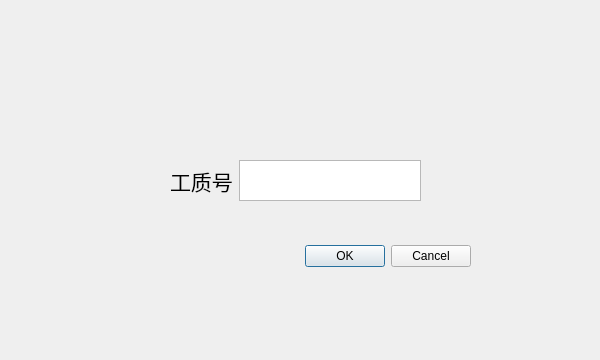
<?xml version="1.0" encoding="UTF-8"?>
<ui version="4.0">
 <class>TeacherSigninDialog</class>
 <widget class="QDialog" name="TeacherSigninDialog">
  <property name="geometry">
   <rect>
    <x>0</x>
    <y>0</y>
    <width>600</width>
    <height>360</height>
   </rect>
  </property>
  <property name="windowTitle">
   <string>Dialog</string>
  </property>
  <widget class="QDialogButtonBox" name="buttonBox">
   <property name="geometry">
    <rect>
     <x>130</x>
     <y>240</y>
     <width>341</width>
     <height>32</height>
    </rect>
   </property>
   <property name="orientation">
    <enum>Qt::Horizontal</enum>
   </property>
   <property name="standardButtons">
    <set>QDialogButtonBox::Cancel|QDialogButtonBox::Ok</set>
   </property>
  </widget>
  <widget class="QWidget" name="horizontalLayoutWidget">
   <property name="geometry">
    <rect>
     <x>170</x>
     <y>160</y>
     <width>251</width>
     <height>41</height>
    </rect>
   </property>
   <property name="font">
    <font>
     <family>Arial</family>
     <pointsize>16</pointsize>
    </font>
   </property>
   <layout class="QHBoxLayout" name="horizontalLayout_2">
    <item>
     <widget class="QLabel" name="label">
      <property name="font">
       <font>
        <family>Arial</family>
        <pointsize>16</pointsize>
       </font>
      </property>
      <property name="text">
       <string>工质号</string>
      </property>
     </widget>
    </item>
    <item>
     <widget class="QTextEdit" name="salary_number_text">
      <property name="font">
       <font>
        <family>Arial</family>
        <pointsize>16</pointsize>
       </font>
      </property>
     </widget>
    </item>
   </layout>
  </widget>
 </widget>
 <resources/>
 <connections>
  <connection>
   <sender>buttonBox</sender>
   <signal>accepted()</signal>
   <receiver>TeacherSigninDialog</receiver>
   <slot>accept()</slot>
   <hints>
    <hint type="sourcelabel">
     <x>418</x>
     <y>304</y>
    </hint>
    <hint type="destinationlabel">
     <x>157</x>
     <y>274</y>
    </hint>
   </hints>
  </connection>
  <connection>
   <sender>buttonBox</sender>
   <signal>rejected()</signal>
   <receiver>TeacherSigninDialog</receiver>
   <slot>reject()</slot>
   <hints>
    <hint type="sourcelabel">
     <x>486</x>
     <y>310</y>
    </hint>
    <hint type="destinationlabel">
     <x>286</x>
     <y>274</y>
    </hint>
   </hints>
  </connection>
  <connection>
   <sender>buttonBox</sender>
   <signal>accepted()</signal>
   <receiver>salary_number_text</receiver>
   <slot>copy()</slot>
   <hints>
    <hint type="sourcelabel">
     <x>401</x>
     <y>296</y>
    </hint>
    <hint type="destinationlabel">
     <x>271</x>
     <y>223</y>
    </hint>
   </hints>
  </connection>
 </connections>
</ui>
